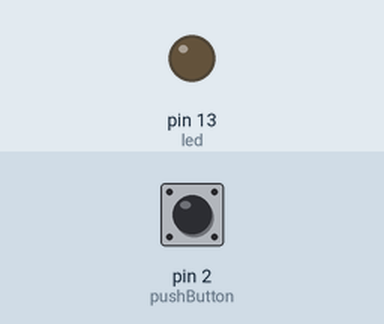
Recording of a sketch running on a simulated Arduino Uno, built with avr-gcc and run on an emulated ATmega328P. Parts: output pins drawn as LEDs (lit = HIGH). The test bench sets the inputs (shaded band); at power-on: pin 2 (pushButton) LOW. What the sketch prints to the serial monitor is not drawn.

Above: at 1.2 s.
1.3 s: pin 2 (pushButton) pulled HIGH for 0.15 s
At 1.37 s:
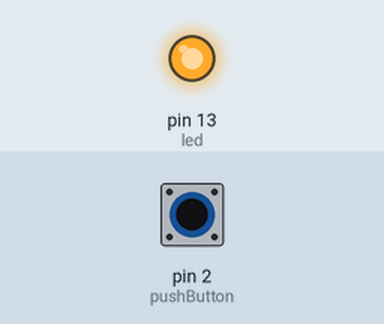
2.9 s: pin 2 (pushButton) pulled HIGH for 3.2 s
At 6.9 s:
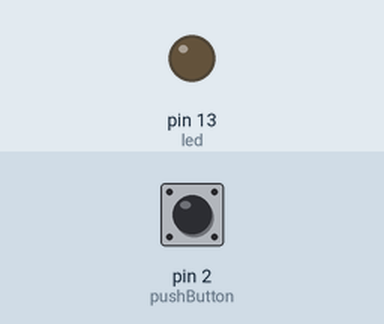
Timing chart, 0 to 8.4 s (numbered marks = the images above; inputs shaded):
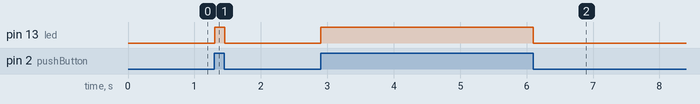

The sketch:

copy_of_gas_leakage_detector1.ino
```cpp
// Pin 13 has an LED connected on most Arduino boards.
// give it a name:
int led = 13;
int pushButton = 2;

// the setup routine runs once when you press reset:
void setup() {

  Serial.begin(9600);
  pinMode(pushButton, INPUT);
    pinMode(led, OUTPUT);

}

// the loop routine runs over and over again forever:
void loop() {

  int buttonState = digitalRead(pushButton);
  Serial.println(buttonState);
  if (buttonState == 1) {
      digitalWrite(led, HIGH);   // turn the LED on (HIGH is the voltage level)
  } else {
    digitalWrite(led, LOW);    // turn the LED off by making the voltage LOW
  }
  delay(1);        // delay in between reads for stability


}
```

Measured:
- after the input at 1.3 s, pin 13 (led): LOW → HIGH at once, → LOW 0.15 s later
- after the input at 2.9 s, pin 13 (led): LOW → HIGH at once, → LOW 3.2 s later
